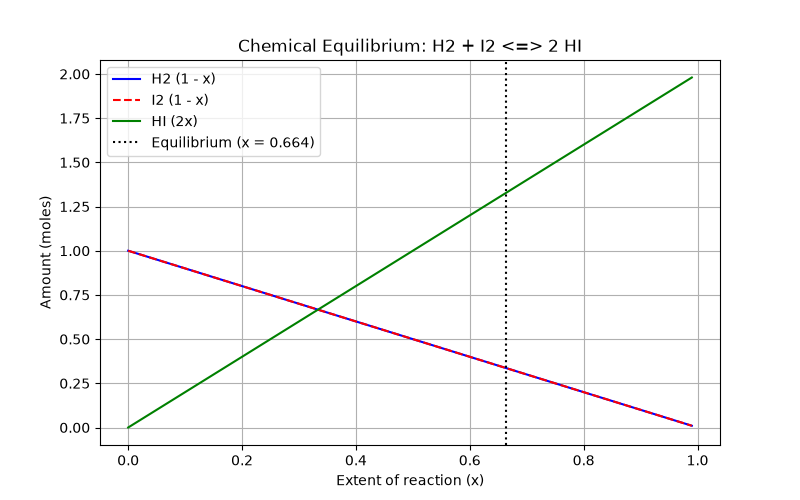

Recreate this plot in Python.
"""
PW2 Lab B Part 4 -- chemical equilibrium via the equilibrium constant K.

Reaction  H2 + I2 <=> 2 HI, starting from 1 mol H2 and 1 mol I2.
As the reaction proceeds by an extent x:  H2 = 1-x,  I2 = 1-x,  HI = 2x.
At equilibrium the composition satisfies the equilibrium constant
        K = [HI]^2 / ([H2][I2]) = (2x)^2 / ((1-x)(1-x)).
Given K, find the extent x. Solve it TWO ways and compare.
Run:  python equilibrium.py
"""
import numpy as np
import matplotlib.pyplot as plt
from scipy.optimize import newton, minimize

K = 15.6
a = b = 1.0

# TODO 1: write k_imbalance(x) = (2x)^2/((a-x)(b-x)) - K.
#         It equals zero exactly at equilibrium.

def k_imbalance(x):
    return ((2*x)**2)/((a-x)*(b-x)) - K

def k_imbalance2(x):
    return (((2*x)**2)/((a-x)*(b-x)) - K)**2

# TODO 2 (method 1): use scipy.optimize.newton to find the root of k_imbalance
#         (start x0=0.5). This is root-finding.

x_newton = newton(k_imbalance, x0 = 0.5)

# TODO 3 (method 2): use scipy.optimize.minimize to minimise k_imbalance(x)**2
#         (method "SLSQP", bounds [(0, 0.999)], x0=[0.5]). Print both answers
#         and confirm they agree.

x_minimize = minimize(k_imbalance2, x0 = [0.5], bounds=[(0, 0.999)], method="SLSQP")

print("Newton Method Result:", x_newton)
print("SLSQP Method Result:", format(x_minimize.x[0], '.15f'))


# TODO 4: report the equilibrium amounts (H2, I2, HI), and plot how the three
#         amounts change with the extent x, marking the equilibrium. Save
#         equilibrium.png.

x_eq = x_newton

n_H2_eq = 1 - x_eq
n_I2_eq = 1 - x_eq
n_HI_eq = 2 * x_eq

print(f"Equilibrium amounts:")
print(f"H2: {n_H2_eq:.4f} mol")
print(f"I2: {n_I2_eq:.4f} mol")
print(f"HI: {n_HI_eq:.4f} mol")

x_vals = np.linspace(0, 0.99, 200)
nH2 = a - x_vals
nI2 = b - x_vals
nHI = 2 * x_vals

plt.figure(figsize=(8, 5))

plt.plot(x_vals, nH2, label = "H2 (1 - x)", color = 'blue')
plt.plot(x_vals, nI2, label = "I2 (1 - x)", color = 'red', linestyle = '--')
plt.plot(x_vals, nHI, label = "HI (2x)", color = "green")

plt.axvline(x=x_eq, color='black', linestyle=':', label=f'Equilibrium (x = {x_eq:.3f})')

plt.xlabel('Extent of reaction (x)')
plt.ylabel('Amount (moles)')
plt.title('Chemical Equilibrium: H2 + I2 <=> 2 HI')
plt.grid(True)
plt.legend()

plt.savefig('equilibrium.png')
plt.show()
